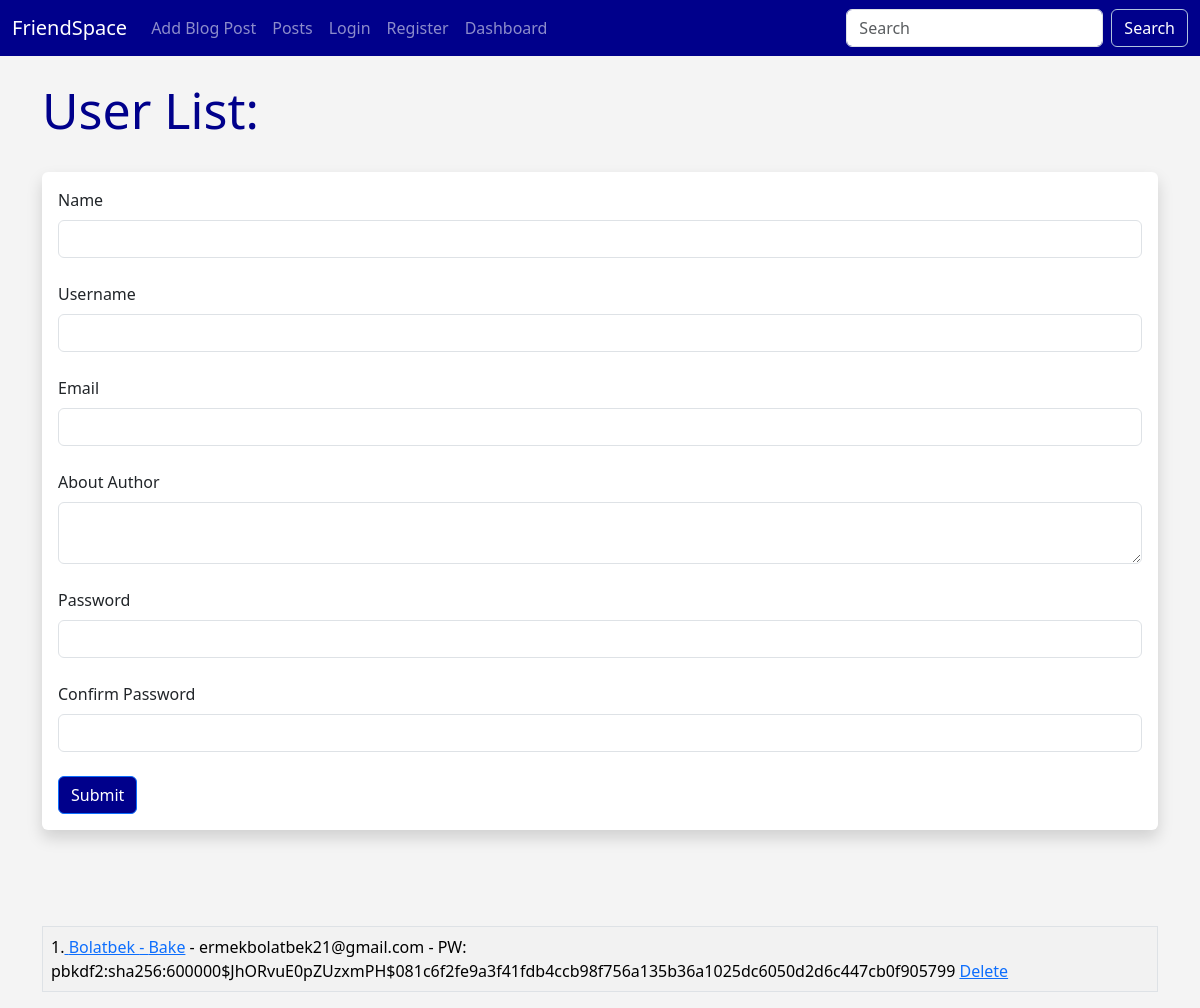
The page /user/add on the database as committed earlier.
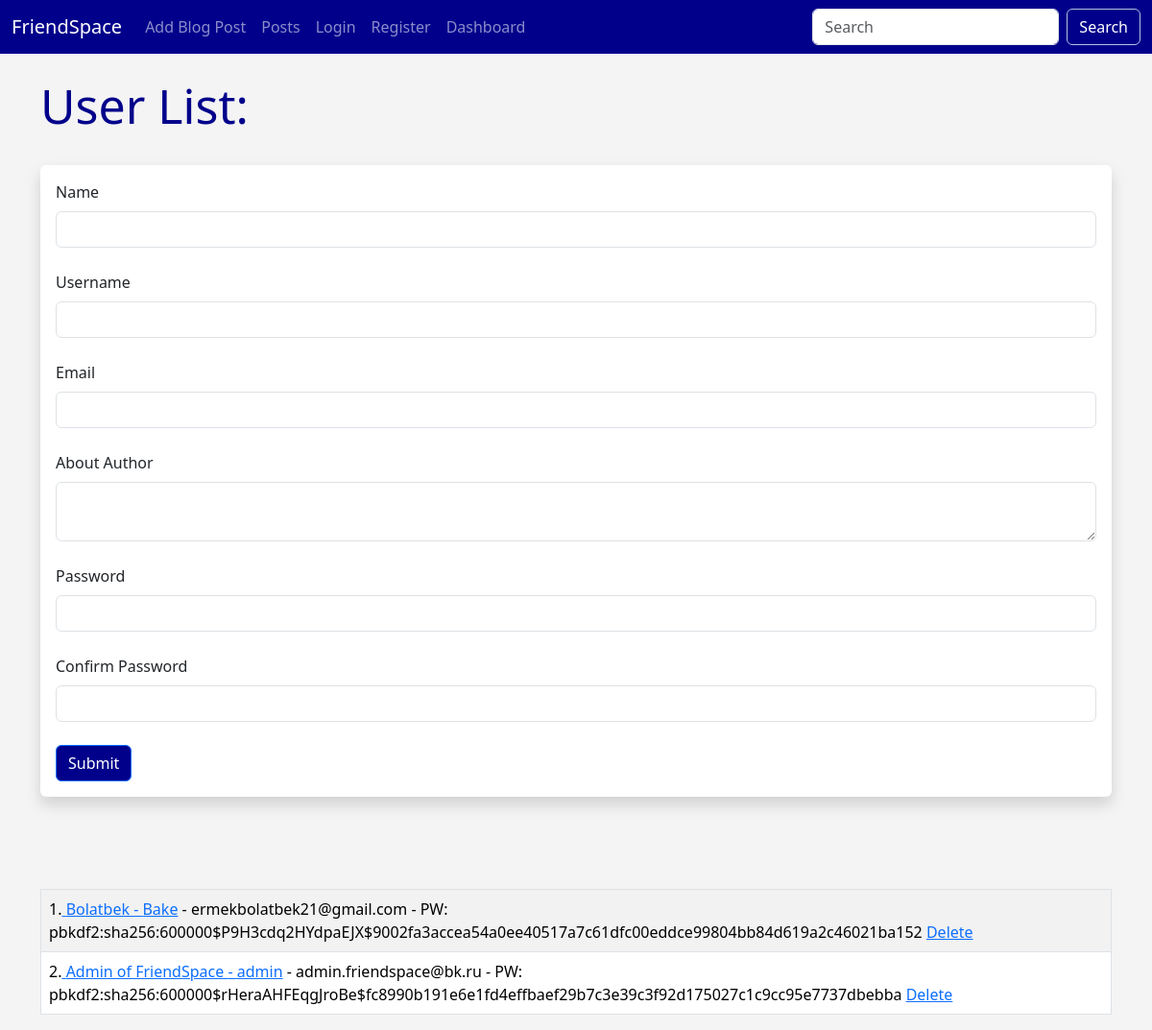
The same page on the database as committed later.
### flaskblog/database.py (models this page shows, shortened)
class Users(db.Model,UserMixin):
    id = db.Column(db.Integer,primary_key=True,unique=True)
    username = db.Column(db.String(200),nullable=False)
    name = db.Column(db.String(200),nullable=False)
    email = db.Column(db.String(120),nullable=False,unique=True)
    about_author = db.Column(db.Text(500),nullable=True)
    date_added = db.Column(db.DateTime,default=datetime.utcnow)
    profile_pic = db.Column(db.String(200),nullable=True )
    password_hash = db.Column(db.String(130),nullable=False)
    posts = db.relationship('Posts',backref='poster')
    @property
    def password(self):
        raise AttributeError('password is not a readable attribute!')

### flaskblog/main.py (the view, shortened to what this page needs)
@app.route('/user/add', methods=['GET', 'POST'])
def add_user():
    name = None
    form = UserForm()
    our_users = Users.query.order_by(Users.date_added)
    hashed_pw = None
    return render_template('add_user.html', form=form, name=name, our_users=our_users, password_hash=hashed_pw)

### flaskblog/webforms.py
class UserForm(FlaskForm):
    name = StringField("Name",validators=[DataRequired()])
    username = StringField("Username",validators=[DataRequired()])
    email = StringField("Email",validators=[DataRequired()])
    about_author = TextAreaField("About Author",validators=[DataRequired()])
    password_hash = PasswordField("Password",validators=[DataRequired()])
    password_hash2 = PasswordField("Confirm Password",validators=[DataRequired()])
    profile_pic = FileField("Profile Pic")
    submit = SubmitField('Submit')

class SearchForm(FlaskForm):
    searched = StringField("Searched",validators=[DataRequired()])
    submit = SubmitField("Submit")

### flaskblog/main.py (called while the page is built)
@app.context_processor
def base():
    form = SearchForm()
    return dict(form=form)

### flaskblog/templates/add_user.html (shortened to what this page needs)
{% extends 'base.html' %}
{% block content %}
    {% if name %}
        <h1>User Added!</h1>
        <br><br>
        <table class="table table-hover table-striped table-bordered">
            {% for our_user in our_users %}
                <tr>
                    <td>{{ our_user.id }}.<a href="{{ url_for('update',id=our_user.id) }}">
                        {{ our_user.name }} - {{ our_user.username }}</a>
                        {{ our_user.email }} -
                        PW: {{ our_user.password_hash }}
                        <a href="{{ url_for('delete',id=our_user.id) }}">Delete</a>
                    </td>
                </tr>
            {% endfor %}
        </table>
    {% else %}
        <h1>User List:</h1>
        <br>
        <div class="shadow p-3 mb-5 bg-body rounded">
            <form method="POST">
                {{ form.name.label(class="form-label") }}
                {{ form.name(class="form-control") }}
                <br>
                {{ form.username.label(class="form-label") }}
                {{ form.username(class="form-control") }}<br>
                {{ form.email.label(class="form-label") }}
                {{ form.email(class="form-control") }}<br>
                {{ form.about_author.label(class="form-label") }}
                {{ form.about_author(class="form-control") }}<br>
                {{ form.password_hash.label(class='form-label') }}
                {{ form.password_hash(class='form-control') }}<br>
                {{ form.password_hash2.label(class='form-label') }}
                {{ form.password_hash2(class='form-control') }}<br>
                {{ form.submit(class="btn btn-primary") }}   </form>
        </div>
        <br><br>
        <table class="table table-hover table-striped table-bordered">
            {% for our_user in our_users %}
                <tr>
                    <td>{{ our_user.id }}.<a href="{{ url_for('update',id=our_user.id) }}">
                        {{ our_user.name }} - {{ our_user.username }}</a> -
                        {{ our_user.email }} -
                        PW: {{ our_user.password_hash }}
                        <a href="{{ url_for('delete',id=our_user.id) }}">Delete</a>
                    </td>
                </tr>
            {% endfor %}
        </table>
    {% endif %}
{% endblock %}

### flaskblog/templates/base.html (shortened to what this page needs)
<!doctype html>
<html lang="en">
  <head>
    <link href="https://cdn.jsdelivr.net/npm/bootstrap@5.3.2/dist/css/bootstrap.min.css" rel="stylesheet">
    <link rel="stylesheet" href="{{ url_for('static',filename='css/style.css') }} ">
  </head>
  <body>
    {% include 'navbar.html' %}
  <br>
  <div class="container">
      {% block content %}
      {% endblock %}
  </div>
  </body>
</html>

### flaskblog/templates/navbar.html (shortened to what this page needs)
<nav class="navbar navbar-expand-lg navbar-dark" style="background-color: #00008B;">
  <div class="container-fluid">
    <a class="navbar-brand" href="{{url_for('posts')}}">FriendSpace</a>
    <div class="collapse navbar-collapse" id="navbarSupportedContent">
      <ul class="navbar-nav me-auto mb-2 mb-lg-0">
         <li class="nav-item">
          <a class="nav-link" href="{{url_for('add_post')}}">Add Blog Post</a>
        </li>
        <li class="nav-item">
          <a class="nav-link" href="{{url_for('posts')}}">Posts</a>
        </li>
        {% if current_user.is_authenticated %}
            <li class="nav-item">
              <a class="nav-link" href="{{url_for('logout')}}">Logout</a>
            </li>
        {% else %}
            <li class="nav-item">
              <a class="nav-link" href="{{url_for('login')}}">Login</a>
            </li>
            <li class="nav-item">
              <a class="nav-link" href="{{url_for('add_user')}}">Register</a>
            </li>
        {% endif %}
      <li class="nav-item">
          <a class="nav-link" href="{{url_for('dashboard')}}">Dashboard</a>
        </li>
      </ul>
        <form method="POST" action="{{ url_for('search') }}" class="d-flex" role="search">
            <input class="form-control me-2" type="search" placeholder="Search" aria-label="Search" name="searched"
                   style="background-color: #fff; color: #000;">
            <button class="btn btn-outline-info" type="submit">Search</button>
        </form>
    </div>
  </div>
</nav>

### flaskblog/static/css/style.css (style rules this page uses)
h1 { color: darkblue; font-size: 50px; }
body { background: #F4F4F4; }
.btn-outline-info { color:#B0C4DE; border-color: #B0C4DE; }
.btn { background-color: darkblue; color: #fff; }
.btn { transition: transform 0.2s ease-in-out; }

Rows that differ between the two databases and show on the page:
changed Users "Bolatbek": password_hash "pbkdf2:sha256:600000$JhORvuE0pZUzxmPH$081c6f2fe9a3f41fdb4ccb98f756a135b36a1025dc6050d2d6c447cb0f905799" → "pbkdf2:sha256:600000$P9H3cdq2HYdpaEJX$9002fa3accea54a0ee40517a7c61dfc00eddce99804bb84d619a2c46021ba152"
added Users: id "2", name "Admin of FriendSpace", username "admin", email "admin.friendspace@bk.ru", password_hash "pbkdf2:sha256:600000$rHeraAHFEqgJroBe$fc8990b191e6e1fd4effbaef29b7c3e39c3f92d175027c1c9cc95e7737dbebba"
